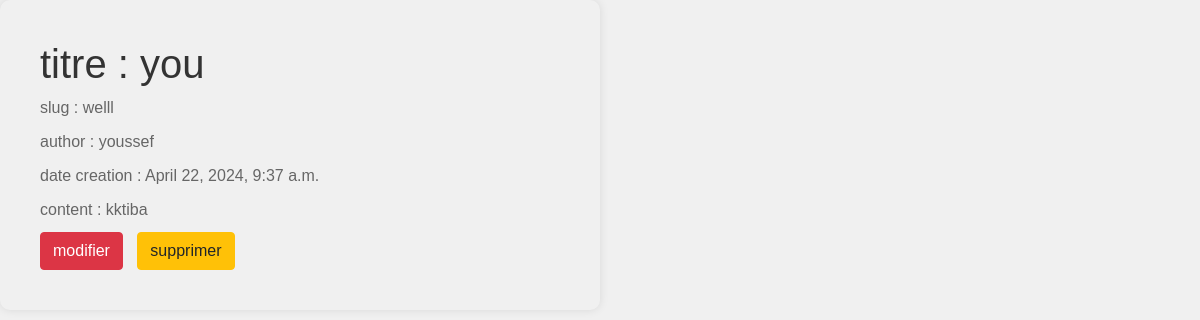
/blog/5/, run on the app's committed database.
### blog/models.py (models this page shows)
class Poste(models.Model):
    title = models.CharField(max_length=200, unique=True)
    slug = models.SlugField(max_length=200, unique=True)
    author = models.ForeignKey(User, on_delete=models.CASCADE, related_name='blog_posts')
    updated_on = models.DateTimeField(auto_now=True)
    content = models.TextField()
    created_on = models.DateTimeField(auto_now_add=True)
    status = models.IntegerField(choices=STATUS, default=0)
    image = models.ImageField(blank=True)

### blog/views.py (the view)
class DetailPoste(DetailView):
    model = Poste
    template_name = 'mag/detail_Poste.html'
    context_object_name = 'Poste'

### blog/templates/mag/detail_Poste.html (shortened to what this page needs)
<!DOCTYPE html>
<html lang="en">
  <head>
    <link
      href="https://stackpath.bootstrapcdn.com/bootstrap/4.5.2/css/bootstrap.min.css"
      rel="stylesheet"
    />
  </head>
  <body>
    <div class="containerr">
      <h1>titre : {{ Poste.title }}</h1>
      <p>slug : {{ Poste.slug }}</p>
      <p>author : {{ Poste.author }}</p>
      <p>date creation : {{ Poste.created_on }}</p>
      <p>content : {{ Poste.content }}</p>
      <a class="btn btn-danger" href="{% url 'modifier_Poste' Poste.pk %}"
        >modifier</a
      >
      <a class="btn btn-warning" href="{% url 'supprimer_Poste' Poste.pk %}"
        >supprimer</a
      >
    </div>
  </body>
</html>

### blog/templates/mag/detail_Poste.html (style rules this page uses)
.containerr { width: 600px; padding: 40px; border-radius: 10px; box-shadow: 0 0 10px rgba(0, 0, 0, 0.1); }
body { font-family: Arial, sans-serif; background-color: #f0f0f0; margin: 0; padding: 0; }
h1 { color: #333; }
p { color: #666; margin-bottom: 10px; }
a { color: #007bff; text-decoration: none; margin-right: 10px; }

### data on the page
Poste: title "you", slug "welll", author "youssef", created_on "April 22, 2024, 9:37 a.m.", content "kktiba"
